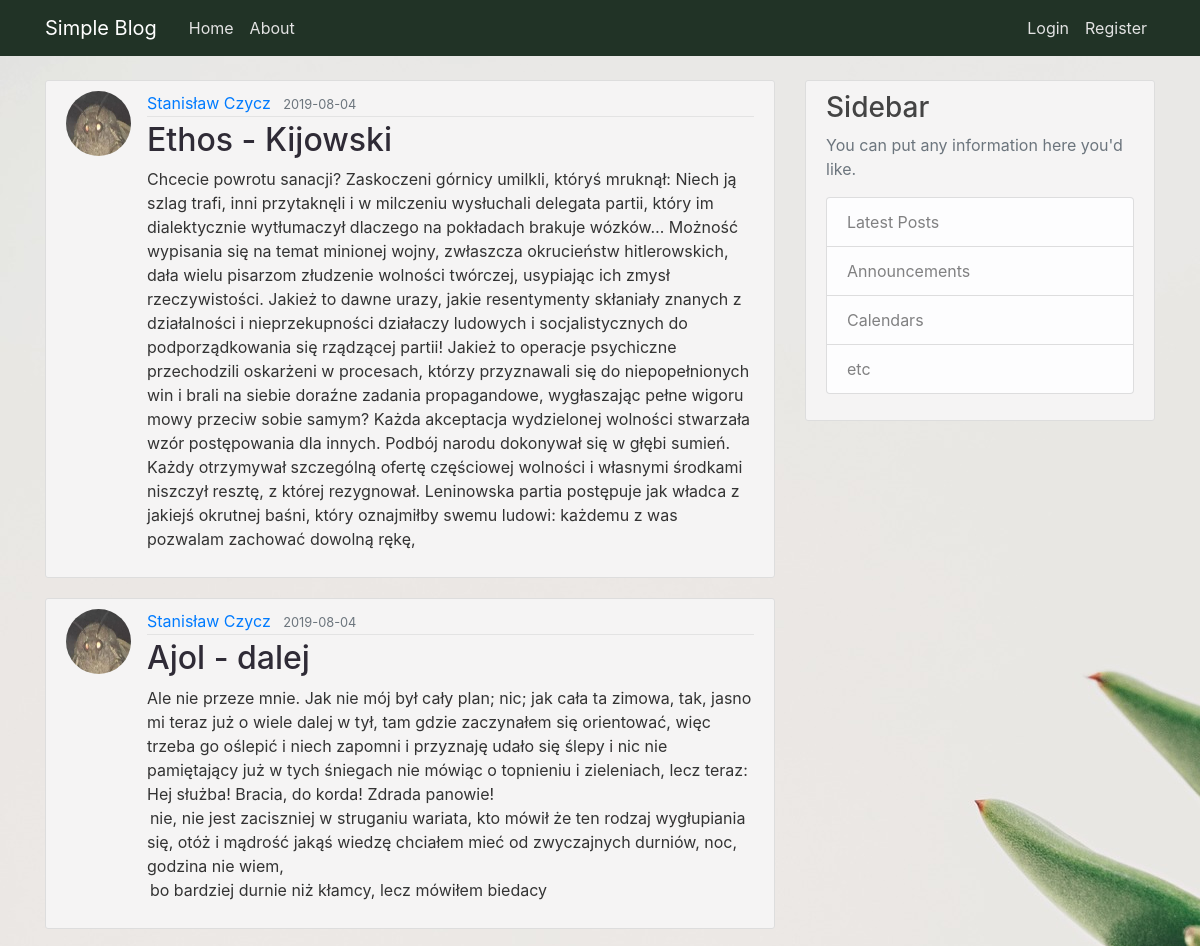
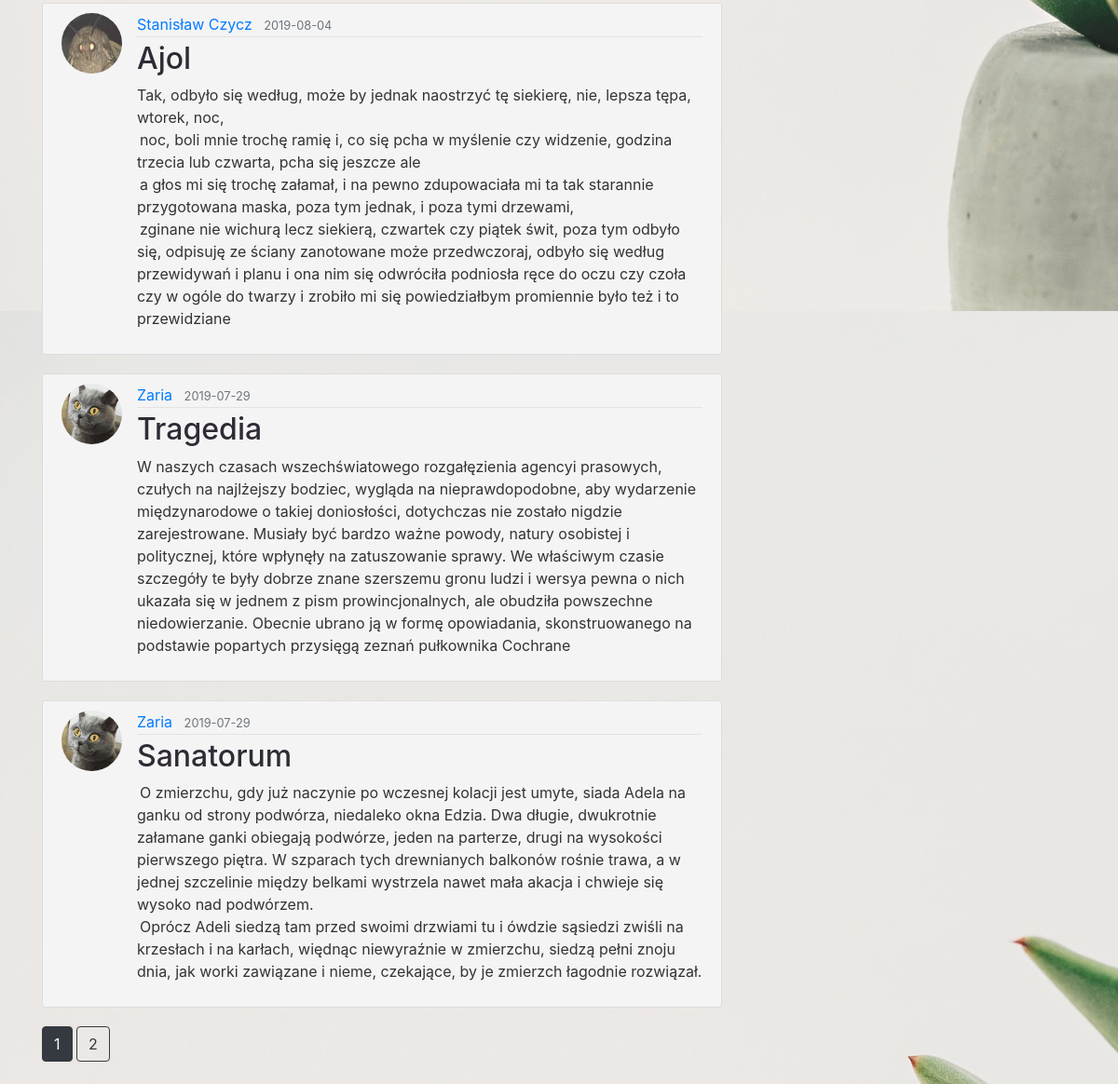
The page /home on the database its author committed (2 pictures, top to bottom).
### blog/models.py (models this page shows, shortened)
class Post(db.Model):
    id = db.Column(db.Integer, primary_key=True)
    title = db.Column(db.String(100), nullable=False)
    date_posted = db.Column(db.DateTime, nullable=False, default=datetime.utcnow)
    content = db.Column(db.Text, nullable=False)
    user_id = db.Column(db.Integer, db.ForeignKey('user.id'), nullable=False)

class User(db.Model, UserMixin):
    id = db.Column(db.Integer, primary_key=True)
    username = db.Column(db.String(20), unique=True, nullable=False)
    email = db.Column(db.String(120), unique=True, nullable=False)
    image_file = db.Column(db.String(20), nullable=False, default='default.jpg')
    password = db.Column(db.String(60), nullable=False)
    posts = db.relationship('Post', backref='author', lazy=True)

### blog/main/routes.py (the view)
@main.route("/")
@main.route("/home")
def home():
    page = request.args.get('page', 1, type=int)
    posts = Post.query.order_by(Post.date_posted.desc())\
            .paginate(page=page, per_page=5)
    return render_template('home.html', posts=posts)

### blog/templates/home.html
{% extends "layout.html" %}
{% block content %}
    {% for post in posts.items %}
        <article class="media content-section">
            <img class="rounded-circle article-img" src="{{ url_for('static', filename='profile_pics/' + post.author.image_file) }}">
            <div class="media-body">
            <div class="article-metadata">
                <a class="mr-2" href="{{ url_for('users.user_posts', username=post.author.username) }}">{{ post.author.username }}</a>
                <small class="text-muted">{{ post.date_posted.strftime('%Y-%m-%d') }}</small>
            </div>
            <h2><a class="article-title" href="{{ url_for('posts.post', post_id=post.id) }}">{{ post.title }}</a></h2>
            <p class="article-content">{{ post.content }}</p>
            </div>
        </article>
    {% endfor %}
    {% for page_num in posts.iter_pages(left_edge=1, right_edge=1, left_current=1, right_current=2) %}
        {% if page_num %}
            {% if posts.page == page_num %}
                <a class="btn btn-dark mb-4" href="{{ url_for('main.home', page=page_num) }}">{{ page_num }}</a>
            {% else %}
                <a class="btn btn-outline-dark mb-4" href="{{ url_for('main.home', page=page_num) }}">{{ page_num }}</a>
            {% endif %}
        {% else %}
            ...
        {% endif %}
    {% endfor %}
{% endblock content %}

### blog/templates/layout.html (shortened to what this page needs)
<!DOCTYPE html>
<html>
    <head>
        <link rel="stylesheet" href="https://stackpath.bootstrapcdn.com/bootstrap/4.3.1/css/bootstrap.min.css">
        <link rel="stylesheet" type="text/css" href="{{ url_for('static', filename='main.css') }}">
    </head>
    <body>
        <header class="site-header">
            <nav class="navbar navbar-expand-md navbar-dark bg-steel fixed-top">
                <div class="container">
                    <a class="navbar-brand mr-4" href="/">Simple Blog</a>
                    <div class="collapse navbar-collapse" id="navbarToggle">
                        <div class="navbar-nav mr-auto">
                            <a class="nav-item nav-link" href="{{ url_for('main.home') }}">Home</a>
                            <a class="nav-item nav-link" href="{{ url_for('main.about') }}">About</a>
                        </div>
                        <div class="navbar-nav">
                            {% if current_user.is_authenticated %}
                              <a class="nav-item nav-link" href="{{ url_for('posts.new_post') }}">New Post</a>
                              <a class="nav-item nav-link" href="{{ url_for('users.account') }}">Account</a>
                              <a class="nav-item nav-link" href="{{ url_for('users.logout') }}">Logout</a>
                            {% else %}
                              <a class="nav-item nav-link" href="{{ url_for('users.login') }}">Login</a>
                              <a class="nav-item nav-link" href="{{ url_for('users.register') }}">Register</a>
                            {% endif %}
                        </div>
                    </div>
                </div>
            </nav>
        </header>
        <main role="main" class="container">
                <div class="row">
                  <div class="col-md-8">
                    {% block content %} {% endblock %}
                  </div>
                  <div class="col-md-4">
                    <div class="content-section">
                      <h3>Sidebar</h3>
                      <p class='text-muted'>You can put any information here you'd like.
                        <ul class="list-group">
                          <li class="list-group-item list-group-item-light">Latest Posts</li>
                          <li class="list-group-item list-group-item-light">Announcements</li>
                          <li class="list-group-item list-group-item-light">Calendars</li>
                          <li class="list-group-item list-group-item-light">etc</li>
                        </ul>
                      </p>
                    </div>
                  </div>
                </div>
              </main>
  </body>
    </body>
</html>

### blog/static/main.css (style rules this page uses)
body { background: #f8f8fa; background: url("plant.jpg"); color: #333333; margin-top: 5rem; }
h1, h2, h3, h4, h5, h6 { color: #444444; }
.bg-steel { background-color: #213326; }
.site-header .navbar-nav .nav-link { color: #e3e3e3; }
.content-section { background: #f5f4f4; padding: 10px 20px; border: 1px solid #dddddd; border-radius: 3px; margin-bottom: 20px; }
.article-title { color: #2F2B36; }
.article-content { white-space: pre-line; }
.article-img { height: 65px; width: 65px; margin-right: 16px; }
.article-metadata { padding-bottom: 1px; margin-bottom: 4px; border-bottom: 1px solid #e3e3e3 }

### rows shown on the page
Post: image_file (picture), author.username "Stanisław Czycz", date_posted "2019-08-04", title "Ethos - Kijowski", content "Chcecie powrotu sanacji? Zaskoczeni górnicy umilkli, któryś mruknął: Niech ją szlag trafi, inni przytaknęli i w milczeniu wysłuchali delegata partii, który im dialektycznie wytłumaczył dlaczego na pokładach brakuje wózków… Możność wypisania się na temat minionej wojny, zwłaszcza okrucieństw hitlerowskich, dała wielu pisarzom złudzenie wolności twórczej, usypiając ich zmysł rzeczywistości. Jakież to dawne urazy, jakie resentymenty skłaniały znanych z działalności i nieprzekupności działaczy ludowych i socjalistycznych do podporządkowania się rządzącej partii! Jakież to operacje psychiczne przechodzili oskarżeni w procesach, którzy przyznawali się do niepopełnionych win i brali na siebie…"
Post: image_file (picture), author.username "Stanisław Czycz", date_posted "2019-08-04", title "Ajol - dalej", content "Ale nie przeze mnie. Jak nie mój był cały plan; nic; jak cała ta zimowa, tak, jasno mi teraz już o wiele dalej w tył, tam gdzie zaczynałem się orientować, więc trzeba go oślepić i niech zapomni i przyznaję udało się ślepy i nic nie pamiętający już w tych śniegach nie mówiąc o topnieniu i zieleniach, lecz teraz: Hej służba! Bracia, do korda! Zdrada panowie! nie, nie jest zaciszniej w struganiu wariata, kto mówił że ten rodzaj wygłupiania się, otóż i mądrość jakąś wiedzę chciałem mieć od zwyczajnych durniów, noc, godzina nie wiem, bo bardziej durnie niż kłamcy, lecz mówiłem biedacy"
Post: image_file (picture), author.username "Stanisław Czycz", date_posted "2019-08-04", title "Ajol", content "Tak, odbyło się według, może by jednak naostrzyć tę siekierę, nie, lepsza tępa, wtorek, noc, noc, boli mnie trochę ramię i, co się pcha w myślenie czy widzenie, godzina trzecia lub czwarta, pcha się jeszcze ale a głos mi się trochę załamał, i na pewno zdupowaciała mi ta tak starannie przygotowana maska, poza tym jednak, i poza tymi drzewami, zginane nie wichurą lecz siekierą, czwartek czy piątek świt, poza tym odbyło się, odpisuję ze ściany zanotowane może przedwczoraj, odbyło się według przewidywań i planu i ona nim się odwróciła podniosła ręce do oczu czy czoła czy w ogóle do twarzy i zrobiło mi się powiedziałbym promiennie było też i to przewidziane"
Post: image_file (picture), author.username "Zaria", date_posted "2019-07-29", title "Tragedia", content "W naszych czasach wszechświatowego rozgałęzienia agencyi prasowych, czułych na najlżejszy bodziec, wygląda na nieprawdopodobne, aby wydarzenie międzynarodowe o takiej doniosłości, dotychczas nie zostało nigdzie zarejestrowane. Musiały być bardzo ważne powody, natury osobistej i politycznej, które wpłynęły na zatuszowanie sprawy. We właściwym czasie szczegóły te były dobrze znane szerszemu gronu ludzi i wersya pewna o nich ukazała się w jednem z pism prowincjonalnych, ale obudziła powszechne niedowierzanie. Obecnie ubrano ją w formę opowiadania, skonstruowanego na podstawie popartych przysięgą zeznań pułkownika Cochrane"
Post: image_file (picture), author.username "Zaria", date_posted "2019-07-29", title "Sanatorum", content "O zmierzchu, gdy już naczynie po wczesnej kolacji jest umyte, siada Adela na ganku od strony podwórza, niedaleko okna Edzia. Dwa długie, dwukrotnie załamane ganki obiegają podwórze, jeden na parterze, drugi na wysokości pierwszego piętra. W szparach tych drewnianych balkonów rośnie trawa, a w jednej szczelinie między belkami wystrzela nawet mała akacja i chwieje się wysoko nad podwórzem. Oprócz Adeli siedzą tam przed swoimi drzwiami tu i ówdzie sąsiedzi zwiśli na krzesłach i na karłach, więdnąc niewyraźnie w zmierzchu, siedzą pełni znoju dnia, jak worki zawiązane i nieme, czekające, by je zmierzch łagodnie rozwiązał."

### other values the page prints
{{ page_num }} "1"
{{ page_num }} "2"
